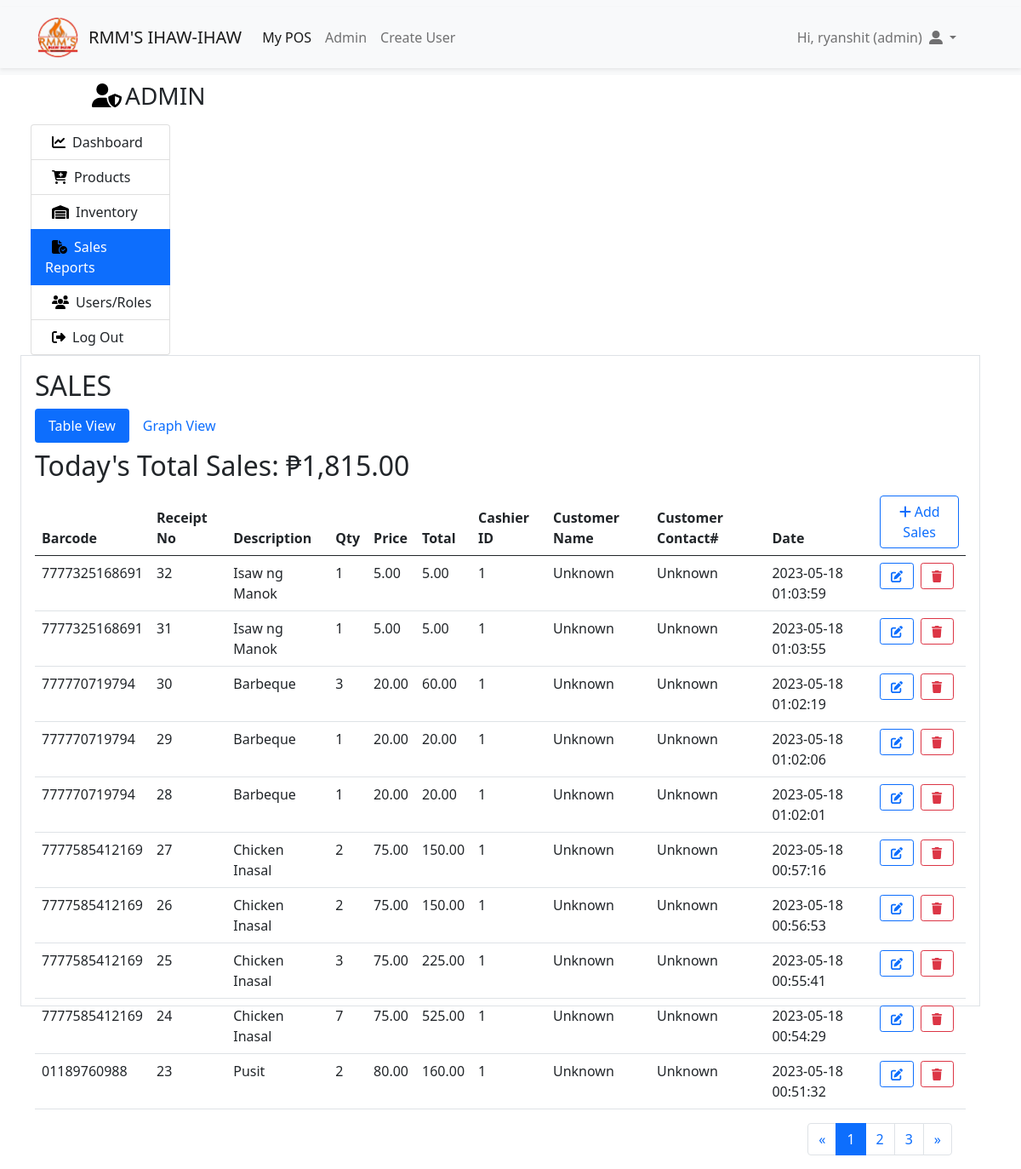
/index.php?page=admin&tab=sales (signed in), run on the app's committed database.
### tables this page shows
CREATE TABLE `sales` (
  `id` int(11) NOT NULL,
  `barcode` varchar(50) NOT NULL,
  `receipt_no` int(11) NOT NULL,
  `description` varchar(50) NOT NULL,
  `qty` int(11) NOT NULL,
  `amount` decimal(10,2) NOT NULL,
  `total` decimal(10,2) NOT NULL,
  `date` datetime NOT NULL,
  `user_id` varchar(60) NOT NULL,
  `customer_name` varchar(50) DEFAULT 'Unknown',
  `customer_contact` varchar(11) DEFAULT 'Unknown'
);

### app/core/database.php (called while the page is built)
<?php
class Database
{
	protected function db_connect(){
	    $DBHOST = "localhost";
	    $DBNAME = "rmms_pos";
	    $DBUSER = "root";
	    $DBPASS = "";
	    $DBDDRIVER = "mysql";
	    try{
	        $con = new PDO("$DBDDRIVER:host=$DBHOST;dbname=$DBNAME",$DBUSER,$DBPASS);
	    }catch(PDOException $e){
	        echo $e->getMessage();
	    }
	    return $con;
	}
	public function query($query,$data = array())
	{
		$con = $this->db_connect();
		$smt = $con->prepare($query);
		$check = $smt->execute($data);
		if($check)
		{
			$result = $smt->fetchAll(PDO::FETCH_ASSOC);
			if(is_array($result) && count($result) > 0){
				return $result;
			}
		}
		return false;
	}
}

### app/core/functions.php (called while the page is built, shortened)
<?php
function esc($str)
{
    return htmlspecialchars($str);
}

### app/views/admin/sales.view.php (the view, shortened to what this page needs)
<ul class="nav nav-pills">
  <li class="nav-item">
    <a class="nav-link active" aria-current="page" href="#"><h10>Table View</h10></a>
  </li>
  <li class="nav-item">
    <a class="nav-link" href="#"><h10>Graph View</h10></a>
  </li>
</ul>
<h2 class="mt-2">Today's Total Sales: ₱<?=number_format($sales_total,2)?></h2>
<div class="table-responsive">
	<table class="table table-hover">
		<thead>
		<tr>
			<th>Barcode</th><th>Receipt No</th><th>Description</th><th>Qty</th><th>Price</th><th>Total</th><th>Cashier ID</th><th>Customer Name</th><th>Customer Contact#</th><th>Date</th>
			<th>
				<a href="index.php?page=home">
				<button type="button" class="btn btn-outline-primary">
				  <i class="fa-solid fa-plus me-1"></i>Add Sales
				</button>
			</a>
			</th>
		</tr>
	</thead>
	<tbody>
		<?php if (!empty($sales)):?>
			<?php foreach ($sales as $sale):?>
	 		<tr>
				<td><?=esc($sale['barcode'])?></td>
				<td><?=esc($sale['receipt_no'])?></td>
				<td><?=esc($sale['description'])?></td>
				<td><?=esc($sale['qty'])?></td>
				<td><?=esc($sale['amount'])?></td>
				<td><?=esc($sale['total'])?></td>
				<td><?=esc($sale['user_id'])?></td>
				<td><?=esc($sale['customer_name'])?></td>
				<td><?=esc($sale['customer_contact'])?></td>
				<td><?=esc($sale['date'])?></td>
				<td>
					<a href="index.php?page=sale-edit&id=<?=$sale['id']?>">
						<button class="btn btn-outline-primary btn-sm me-1"><i class="fa-solid fa-pen-to-square me-1 ms-1"></i></button></a>
					<a href="index.php?page=sale-delete&id=<?=$sale['id']?>">
						<button class="btn btn-outline-danger btn-sm"><i class="fa-solid fa-trash me-1 ms-1"></i></button></a>
				</td>
			</tr>
			<?php endforeach;?>
		<?php endif;?>
	</tbody>
	</table>
<?php
function page_link($pg)
{
	$url = "index.php?";
	$url2 = "";
	foreach ($_GET as $key => $value) {
		if($key == 'pg'){
			$url2 .= "&".$key ."=$pg";
		}else{
			$url2 .= "&".$key ."=".$value;
		}
	}
	$url2 = trim($url2,"&");
	if(!strstr($url2, "pg="))
	{
		$url2 .= "&pg=$pg";
	}
	$url .= $url2;
	return $url;
}
?>
<nav aria-label="Page navigation example">
  <ul class="pagination justify-content-end me-3">
    <li class="page-item">
      <a class="page-link" href="<?=page_link($page_number - 1)?>" aria-label="Previous">
        <span aria-hidden="true">&laquo;</span>
      </a>
    </li>
    <li class="page-item active">
    	<a class="page-link" href="<?=page_link(1)?>">1</a>
    </li>
    <li class="page-item">
    	<a class="page-link" href="<?=page_link(2)?>">2</a>
    </li>
    <li class="page-item">
    	<a class="page-link" href="<?=page_link(3)?>">3</a>
    </li>
    <li class="page-item">
      <a class="page-link" href="<?=page_link($page_number + 1)?>" aria-label="Next">
        <span aria-hidden="true">&raquo;</span>
      </a>
    </li>
  </ul>
</nav>
</div>

### public/assets/css/solid.css (style rules this page uses)
:root, :host { --fa-style-family-classic: 'Font Awesome 6 Free'; --fa-font-solid: normal 900 1em/1 'Font Awesome 6 Free'; }

### public/assets/css/main.css (style rules this page uses)
body a { text-decoration-style: none; }

### data on the page
sales: barcode "7777325168691", receipt_no "32", description "Isaw ng Manok", qty "1", amount "5.00", total "5.00", user "1", customer_name "Unknown", customer_contact "Unknown", date "2023-05-18 01:03:59"
sales: barcode "7777325168691", receipt_no "31", description "Isaw ng Manok", qty "1", amount "5.00", total "5.00", user "1", customer_name "Unknown", customer_contact "Unknown", date "2023-05-18 01:03:55"
sales: barcode "777770719794", receipt_no "30", description "Barbeque", qty "3", amount "20.00", total "60.00", user "1", customer_name "Unknown", customer_contact "Unknown", date "2023-05-18 01:02:19"
sales: barcode "777770719794", receipt_no "29", description "Barbeque", qty "1", amount "20.00", total "20.00", user "1", customer_name "Unknown", customer_contact "Unknown", date "2023-05-18 01:02:06"
sales: barcode "777770719794", receipt_no "28", description "Barbeque", qty "1", amount "20.00", total "20.00", user "1", customer_name "Unknown", customer_contact "Unknown", date "2023-05-18 01:02:01"
sales: barcode "7777585412169", receipt_no "27", description "Chicken Inasal", qty "2", amount "75.00", total "150.00", user "1", customer_name "Unknown", customer_contact "Unknown", date "2023-05-18 00:57:16"
sales: barcode "7777585412169", receipt_no "26", description "Chicken Inasal", qty "2", amount "75.00", total "150.00", user "1", customer_name "Unknown", customer_contact "Unknown", date "2023-05-18 00:56:53"
sales: barcode "7777585412169", receipt_no "25", description "Chicken Inasal", qty "3", amount "75.00", total "225.00", user "1", customer_name "Unknown", customer_contact "Unknown", date "2023-05-18 00:55:41"
sales: barcode "7777585412169", receipt_no "24", description "Chicken Inasal", qty "7", amount "75.00", total "525.00", user "1", customer_name "Unknown", customer_contact "Unknown", date "2023-05-18 00:54:29"
sales: barcode "01189760988", receipt_no "23", description "Pusit", qty "2", amount "80.00", total "160.00", user "1", customer_name "Unknown", customer_contact "Unknown", date "2023-05-18 00:51:32"

### other printed values
APP_NAME "RMM'S IHAW-IHAW"
auth('username') "ryanshit"
AUTH::get('role') "admin"
$tab "SALES"
$sales_total "1,815.00"
